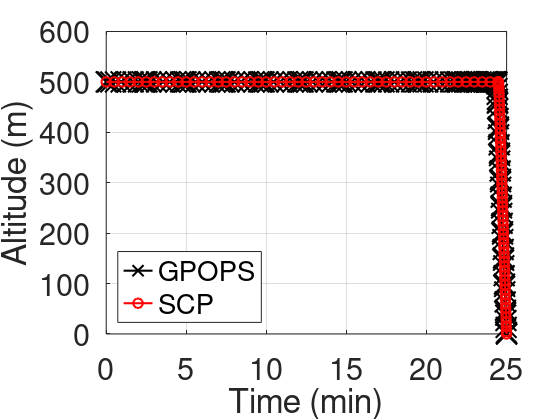
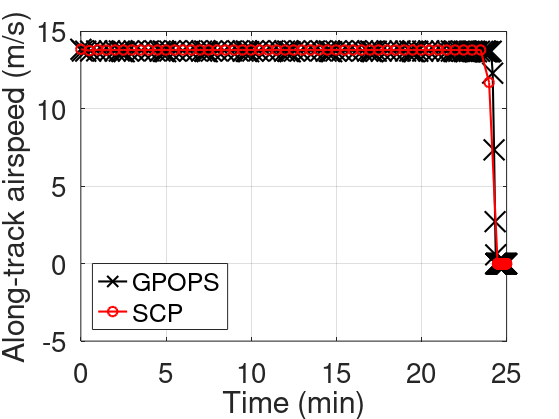
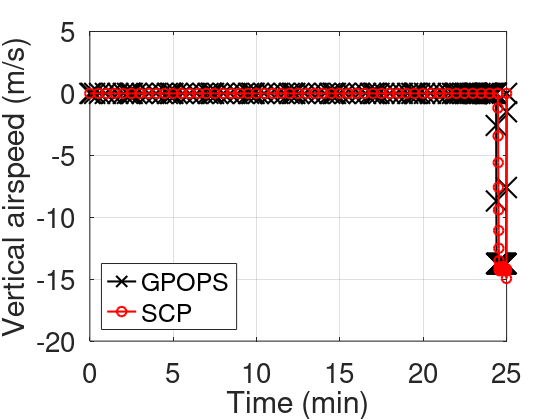
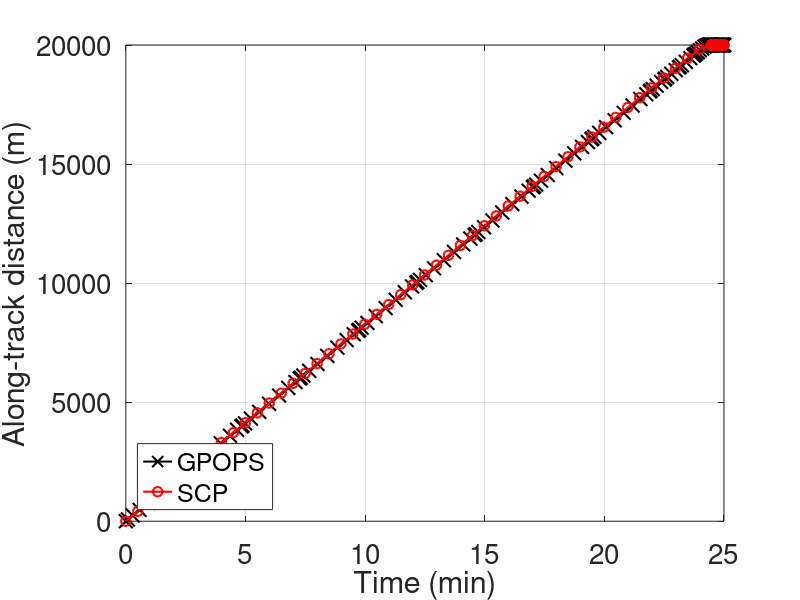

Source code (MATLAB) for these figures, in order: (Note: this script raises an error after producing the figures.)
% Compare results from the folders "SCP" and "Verify_gpops_convex" with
% nonconvex control constraint u2^2+u3^2=u4

clear
clc
close all
format short

% parameters

load data_gpops.mat
load data_scp_2new.mat

tG = tG/60;
tS = tS/60;
thetaS = atan(u1S./u2S)*180/pi;
% x vs. t
figure
plot(tG, xG, 'k-x', 'markersize', 10, 'linewidth', 1.5);
hold on
plot(tS, xS, 'r-o', 'markersize', 7, 'linewidth', 1.5);
xlabel('Time (min)', 'FontSize', 20);
ylabel('Along-track distance (m)', 'FontSize', 20);
xlim([0 25]);
leg = legend('GPOPS', 'SCP');
legend('Location','southwest')
set(leg,'FontSize',20);
set(gca,'FontSize',20);
set(gcf,'PaperUnits','inches');
set(gcf,'PaperSize',[8.5 7.5]);
grid on

%z vs. t
% figure
% plot(tG, zG, 'k-*', 'markersize', 7, 'linewidth', 1.5);
% hold on
% plot(tS, zS, 'r-o', 'markersize', 7, 'linewidth', 1.5);
% xlabel('Time (min)', 'FontSize', 22);
% ylabel('Altitude (m)', 'FontSize', 22);
% xlim([0 25]);
% leg = legend('GPOPS', 'SCP');
% set(leg,'FontSize',22);
% set(gca,'FontSize',22);
% grid on
%z vs. t
h = figure;
plot(tG, zG, 'k-x', 'markersize', 15, 'linewidth', 1.5);
hold on
plot(tS, zS, 'r-o', 'markersize', 7, 'linewidth', 1.5);
xlabel('Time (min)', 'FontSize', 20);
ylabel('Altitude (m)', 'FontSize', 20);
xlim([0 25]);
ylim([0 600]);
leg = legend('GPOPS', 'SCP');
legend('Location','southwest')
set(leg,'FontSize',22);
set(gca,'FontSize',22);
grid on
set(h,'Units','Inches');
pos = get(h,'Position');
set(h,'PaperPositionMode','Auto','PaperUnits','Inches','PaperSize',[pos(3), pos(4)])
print(h,'conop1_altitude','-dpdf','-r0')



% vx vs. t
h = figure;
plot(tG, vxG, 'k-x', 'markersize', 15, 'linewidth', 1.5);
hold on
plot(tS, vxS, 'r-o', 'markersize', 7, 'linewidth', 1.5);
xlabel('Time (min)', 'FontSize', 18);
ylabel('Along-track airspeed (m/s)', 'FontSize', 18);
xlim([0 25]);
leg = legend('GPOPS', 'SCP');
legend('Location','southwest')
set(leg,'FontSize',20);
set(gca,'FontSize',20);
grid on
set(h,'Units','Inches');
pos = get(h,'Position');
set(h,'PaperPositionMode','Auto','PaperUnits','Inches','PaperSize',[pos(3), pos(4)])
print(h,'conop1_alongspeed','-dpdf','-r0')


% figure
% plot(tG(105 :156), vxG(105 :156), 'k-x', 'markersize', 15, 'linewidth', 1.5);
% hold on
% plot(tS(99:150), vxS((99:150)), 'r-o', 'markersize', 7, 'linewidth', 1.5);
% xlabel('Time (min)', 'FontSize', 18);
% ylabel('Along-track airspeed (m/s)', 'FontSize', 18);
% leg = legend('GPOPS', 'SCP');
% set(leg,'FontSize',16);
% set(gca,'FontSize',16);
% grid on


% vz vs. t
h = figure;
plot(tG, vzG, 'k-x', 'markersize', 15, 'linewidth', 1.5);
hold on
plot(tS, vzS, 'r-o', 'markersize', 7, 'linewidth', 1.5);
xlabel('Time (min)', 'FontSize', 18);
ylabel('Vertical airspeed (m/s)', 'FontSize', 18);
xlim([0 25]);
leg = legend('GPOPS', 'SCP');
legend('Location','southwest')
set(leg,'FontSize',20);
set(gca,'FontSize',20);
grid on
set(h,'Units','Inches');
pos = get(h,'Position');
set(h,'PaperPositionMode','Auto','PaperUnits','Inches','PaperSize',[pos(3), pos(4)])
print(h,'conop1_verticalspeed','-dpdf','-r0')

figure
plot(tG(105 :156), vzG(105 :156), 'k-x', 'markersize', 15, 'linewidth', 1.5);
hold on
plot(tS(99:150), vzS((99:150)), 'r-o', 'markersize', 7, 'linewidth', 1.5);
xlabel('Time (min)', 'FontSize', 18);
ylabel('Vertical airspeed (m/s)', 'FontSize', 18);
leg = legend('GPOPS', 'SCP');
set(leg,'FontSize',16);
set(gca,'FontSize',16);
grid on


% % % u1 vs. t
% % figure
% % 
% % plot(tG, u1G, 'k-*', 'markersize', 7, 'linewidth', 1.5);
% % hold on
% % plot(tS, u1S, 'r-o', 'markersize', 7, 'linewidth', 1.5);
% % xlabel('Time (min)', 'FontSize', 18);
% % ylabel('u_1 (N)', 'FontSize', 18);
% % leg = legend('GPOPS', 'SCP');
% % set(leg,'FontSize',16);
% % set(gca,'FontSize',16);
% % grid on

% % % u2 vs. t
% % figure
% % plot(tG, u2G, 'k-*', 'markersize', 7, 'linewidth', 1.5);
% % hold on
% % plot(tS, u2S, 'r-o', 'markersize', 7, 'linewidth', 1.5);
% % xlabel('Time (min)', 'FontSize', 18);
% % ylabel('u_2 (N)', 'FontSize', 18);
% % leg = legend('GPOPS', 'SCP');
% % set(leg,'FontSize',16);
% % set(gca,'FontSize',16);
% % grid on

% % % u3 vs. t
% % figure
% % plot(tG, u3G, 'k-*', 'markersize', 7, 'linewidth', 1.5);
% % hold on
% % plot(tS, u3S, 'r-o', 'markersize', 7, 'linewidth', 1.5);
% % xlabel('Time (min)', 'FontSize', 18);
% % ylabel('u_3 (N)', 'FontSize', 18);
% % leg = legend('GPOPS', 'SCP');
% % set(leg,'FontSize',16);
% % set(gca,'FontSize',16);
% % grid on

% T vs. t
h = figure;
plot(tG, TG, 'k-x', 'markersize', 15, 'linewidth', 1.5);
hold on
plot(tS, TS, 'r-o', 'markersize', 7, 'linewidth', 1.5);
xlabel('Time (min)', 'FontSize', 20);
ylabel('Net thrust (N)', 'FontSize', 20);
xlim([0 25]);
leg = legend('GPOPS', 'SCP');
legend('Location','southwest')
set(leg,'FontSize',20);
set(gca,'FontSize',20);
grid on
set(h,'Units','Inches');
pos = get(h,'Position');
set(h,'PaperPositionMode','Auto','PaperUnits','Inches','PaperSize',[pos(3), pos(4)])
print(h,'conop1_thrust','-dpdf','-r0')

% T vs. t
figure
plot(tG(105 :156), TG(105 :156), 'k-x', 'markersize', 15, 'linewidth', 1.5);
hold on
plot(tS(99:150), TS((99:150)), 'r-o', 'markersize', 7, 'linewidth', 1.5);
xlabel('Time (min)', 'FontSize', 18);
ylabel('Net thrust (N)', 'FontSize', 18);
leg = legend('GPOPS', 'SCP');
set(leg,'FontSize',16);
set(gca,'FontSize',16);
grid on

% Theta vs. t
h = figure;
plot(tG, thetaG, 'k-x', 'markersize', 15, 'linewidth', 1.5);
hold on
plot(tS, thetaS, 'r-o', 'markersize', 7, 'linewidth', 1.5);
xlabel('Time (min)', 'FontSize', 20);
ylabel('Pitch angle (deg)', 'FontSize', 20);
xlim([0 25]);
leg = legend('GPOPS', 'SCP');
legend('Location','southwest')
set(leg,'FontSize',20);
set(gca,'FontSize',20);
grid on
set(h,'Units','Inches');
pos = get(h,'Position');
set(h,'PaperPositionMode','Auto','PaperUnits','Inches','PaperSize',[pos(3), pos(4)])
print(h,'conop1_pitch','-dpdf','-r0')

% Zoom-in Theta vs. t
figure
plot(tG(105 :156), thetaG(105 :156), 'k-x', 'markersize', 15, 'linewidth', 1.5);
hold on
plot(tS(99 :150), thetaS(99:150), 'r-o', 'markersize', 7, 'linewidth', 1.5);
% Removed x and y labels
% Increased fontsize for axis ticks
set(gca,'FontSize',20);
% Removed the legend
legend('off');
grid on

